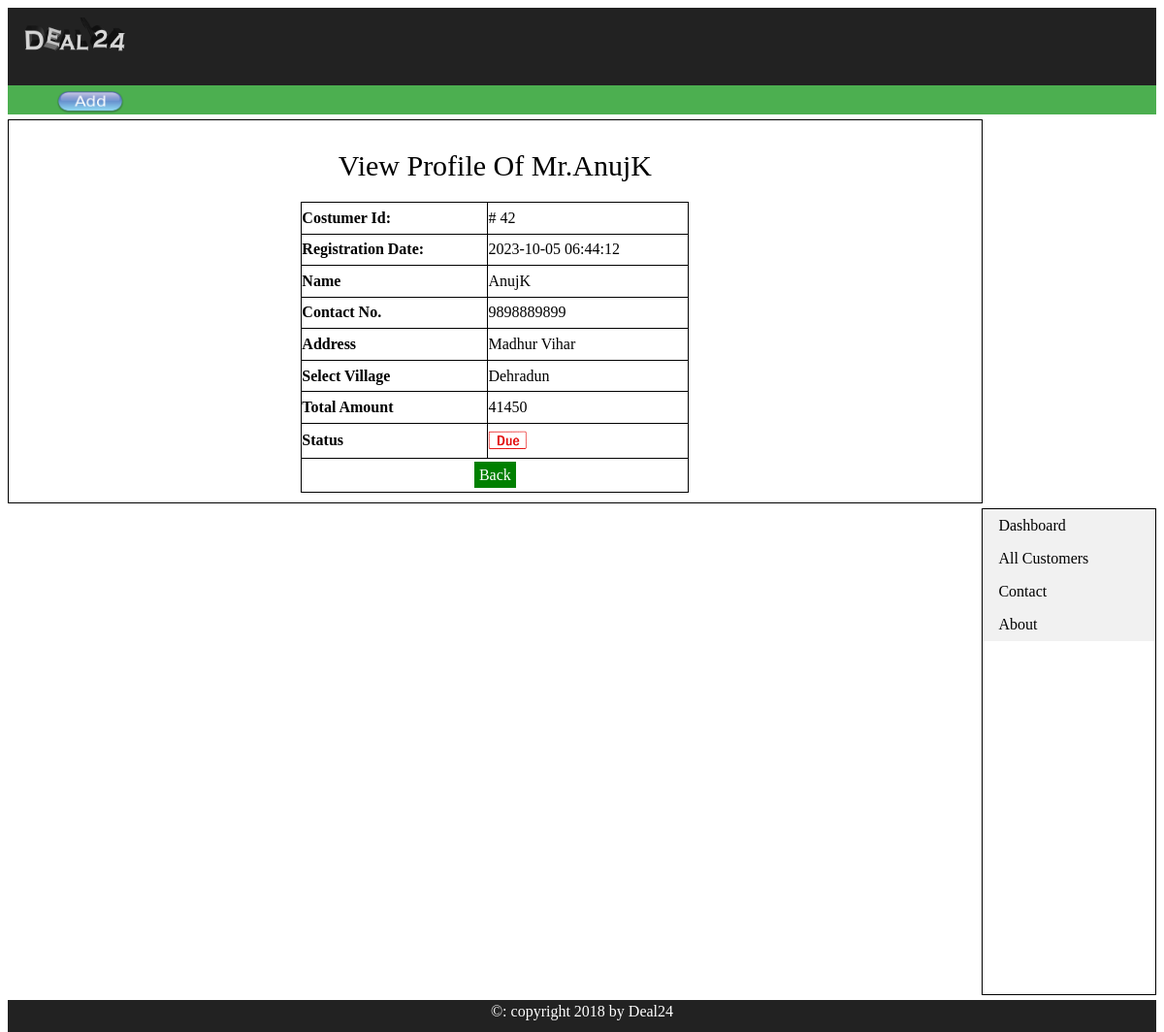
Screenshot of /view_costumer.php?cos_id=42 with the database file from the repository.
### tables this page shows
CREATE TABLE `costumers` (
  `cos_id` int(10) NOT NULL,
  `cos_name` text NOT NULL,
  `mobile` varchar(15) NOT NULL,
  `village` text NOT NULL,
  `p_status` text NOT NULL,
  `cos_address` text NOT NULL,
  `date` timestamp NOT NULL DEFAULT current_timestamp()
);

### view_costumer.php (the view, shortened to what this page needs)
<?php
include("includes/db24.php");
?>
<html>
<head>
 <body>
  <div class="header"><img src="images/logo10.png" height="40" width="120"></div>
  <div class="navbar"><a href="add_costumer.php"><img src="images/add1.png" height="24" width="70"></a></div>
  <div class="left_content">
<?php
     $user = $_GET['cos_id'];
		$get_costumers="select*from costumers where cos_id='$user'";
		$run_costumers=mysqli_query($con, $get_costumers);
		$row_costumers=mysqli_fetch_array($run_costumers);
			$cos_id = $row_costumers['cos_id'];
			$cos_name = $row_costumers['cos_name'];
			$cos_mob = $row_costumers['mobile'];
			$cos_add = $row_costumers['cos_address'];
			$cos_village = $row_costumers['village'];
			$date = $row_costumers['date'];
		    $total=0;
			$pro_price="select*from entery WHERE cos_id='$cos_id'";
			$run_pro_price=mysqli_query($con,$pro_price);
			while($p_price=mysqli_fetch_array($run_pro_price)){
			$amount=array($p_price['price']);
			$values=array_sum($amount);
			$total +=$values;
			}
			if($total=='0'){
				$u_status="<img src='images/paid.png' width='40'height='20'>";
			}
			  else{
				 $u_status="<img src='images/due.png' width='40'height='20'>";
			      }
	     ?>
 <div align="center" style="font-size:30px; font-style:bolder;padding-bottom:20px;padding-top:20px;">
 View Profile Of Mr.<?php echo $cos_name;?>
   </div>
  <table align="center"width="400px"height="300px">
  <tr>
  <td><b>Costumer Id: </b></td>
  <td>  #
  <?php echo $cos_id;?>
  </td>
  </tr>
    <tr>
  <td><b>Registration Date: </b></td>
  <td>
  <?php echo $date;?>
  </td>
  </tr>
  <tr>
  <td><b>Name</b></td>
  <td>
 <?php echo $cos_name;?>
  </td>
  </tr>
  <tr>
  <td><b>Contact No.</b></td>
  <td>
<?php echo $cos_mob;?>
  </td>
  </tr>
   <tr>
  <td><b> Address</b></td>
  <td>
<?php echo $cos_add;?>
  </td>
  </tr>
	  <tr>
	  <td><b>Select Village</b></td>
	  <td><?php echo $cos_village;?></td>
  </tr>
	  <tr>
	  <td><b>Total Amount</b></td>
	  <td><?php echo $total;?></td>
  </tr>
	  <tr>
	  <td><b>Status</b></td>
	  <td><?php echo $u_status;?></td>
  </tr>
<tr style="height:35px;">
	<td align="center" colspan="2"><a href="all_costumer.php"style="text-decoration:none; color:#fff;background: green;padding:5px;">Back</a>
  </tr>
  </table>
</div>
  <div class="right_content">
    <ul>
	   <li><a href="index.php">Dashboard</a></li>
       <li><a href="all_costumer.php">All Customers</a></li>
       <li><a href="#contact">Contact</a></li>
       <li><a href="#about">About</a></li>
    </ul>
  </div>
  <div class="footer"><div align="center" class="footer_text">&copy: copyright 2018 by Deal24</div></div>
 </body>
</html>

### view_costumer.php (style rules this page uses)
.header { padding-top:10px; padding-left:10px; height:70px; width:auto; background:#222; }
.navbar { padding-top:5px; padding-left:50px; height:25px; width:auto; background:#4caf50; }
.left_content { float:left; padding:10px; margin-top:5px; height:auto; width:83%; background:#fff; border:1px solid black; }
table,td { padding:0px; border:1px solid black; border-collapse: collapse; }
.right_content { float:right; margin-top:5px; height:500px; width:15%; background:#fff; border:1px solid black; }
ul { list-style-type: none; margin: 0; padding: 0; width: 100%; background-color: #f1f1f1; }
li a { display: block; color: #000; padding: 8px 16px; text-decoration: none; }
.footer { margin-top:5px; padding-top:3px; float:left; height:30px; width:100%; background:#222; }
.footer_text { color:#fff; }

### rows the page displays
costumers: cos_name "AnujK", cos_id "42", date "2023-10-05 06:44:12", mobile "9898889899", cos_address "Madhur Vihar", village "Dehradun"

### other values shown
$total "41450"
